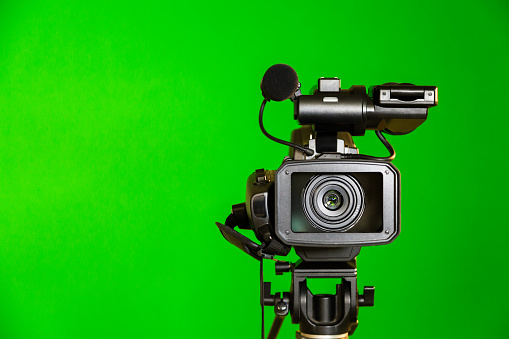
#> input picture algoritmo_9__cambio_fondo_imagen/camara.jpg, 509 x 339 px
$ python 02_ejercicio_2_mascara_1.py
#> lines starting #> are read from the running program, lines starting #| are printed output that depends on the picture; after the words box and inside, x2 and y2 are one past the last pixel; in counts of white or black regions, pixels touching at a corner belong together
import cv2

img = cv2.imread('camara.jpg')
#> img is the input picture: shape (339, 509, 3); mean B, G, R 12, 173.4, 21.3

im_fondo = cv2.imread('tren_2_1.jpg')
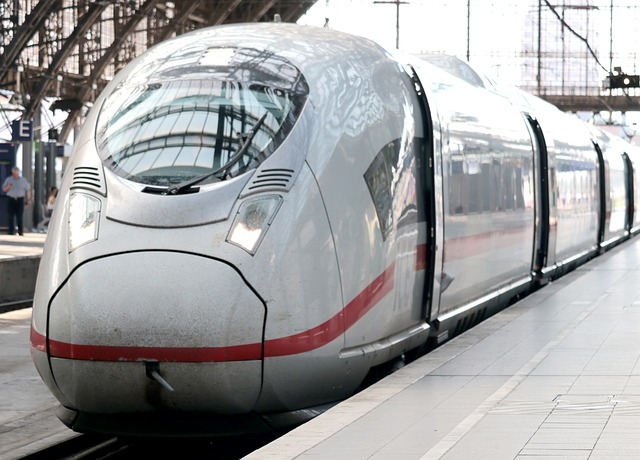
#> input picture algoritmo_9__cambio_fondo_imagen/tren_2_1.jpg, 640 x 460 px
#> im_fondo is the input picture: shape (460, 640, 3); mean B, G, R 160.2, 159.3, 158.9
h,w,_ = img.shape
#> h = 339; w = 509
im_fondo= cv2.resize(im_fondo, (w,h))
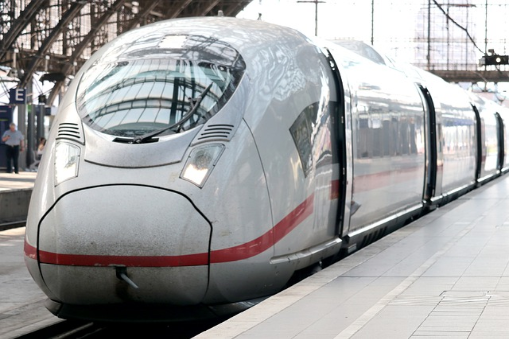
#> im_fondo: shape (339, 509, 3); mean B, G, R 160, 159.2, 158.8

hsv = cv2.cvtColor(img, cv2.COLOR_BGR2HSV)
#> hsv: shape (339, 509, 3); mean H, S, V 56.9, 224.8, 174.1
mask_i = cv2.inRange(hsv,(30,200,100),(80,255,255))
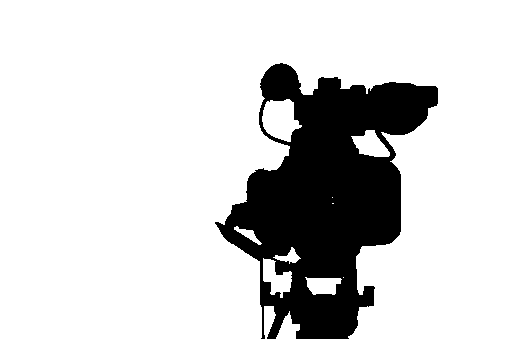
#> mask_i: shape (339, 509); 82.1% white; 1 black region, box (x1, y1, x2, y2) and area: (215, 63, 438, 339) 30834
mask = cv2.bitwise_not(mask_i)
img_2 = cv2.bitwise_and(img, img, mask=mask)
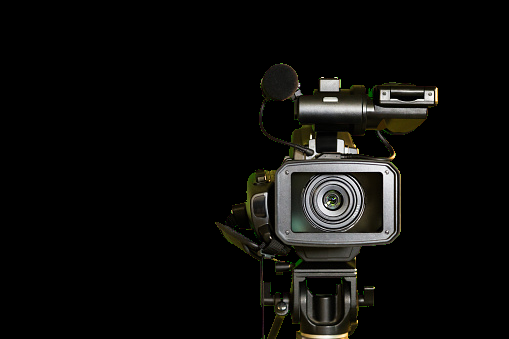
#> img_2: shape (339, 509, 3); mean B, G, R 11.3, 12.9, 13.1

im3= cv2.bitwise_and(im_fondo, im_fondo, mask=mask_i)
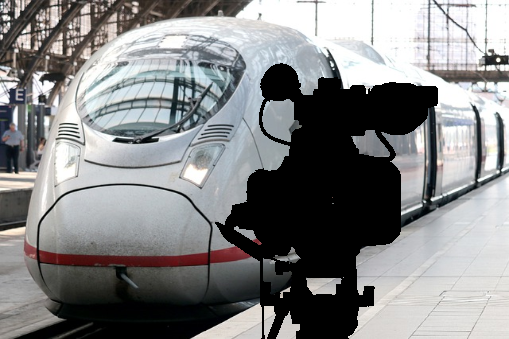
#> im3: shape (339, 509, 3); mean B, G, R 132.5, 131.8, 131.2
img_4= cv2.bitwise_or(im3, img_2)
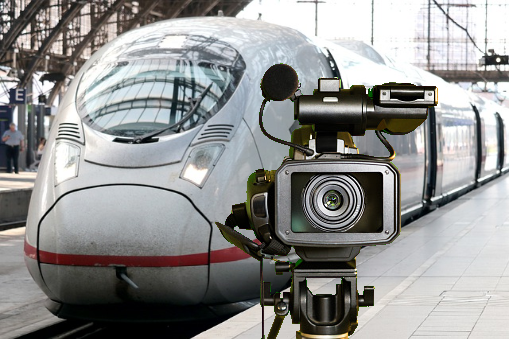
#> img_4: shape (339, 509, 3); mean B, G, R 143.7, 144.7, 144.4

cv2.imshow('Imagen nuevo fondo',img_4)
cv2.waitKey(0)
